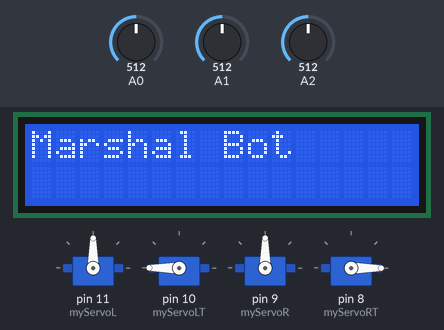
Simulated run of this sketch. Board: Arduino Uno, built with avr-gcc and run on an emulated ATmega328P. Parts: 16×2 character LCD, 4 × servo. The inputs (shaded band) are chosen by the test bench; at power-on: A0 = 512, A2 = 512, A1 = 512. What the sketch prints to the serial monitor is not drawn.

Above: at 0.1 s.
At 1.2 s:
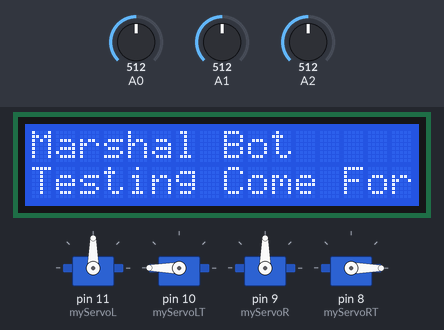
2.3 s: A0 set to 283
4.2 s: A0 set to 254
At 5.0 s:
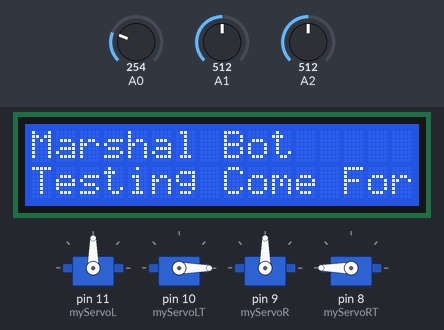
7.3 s: A2 set to 73
8.8 s: A2 set to 59
Timing chart, 0 to 11.8 s (numbered marks = the images above; inputs shaded):
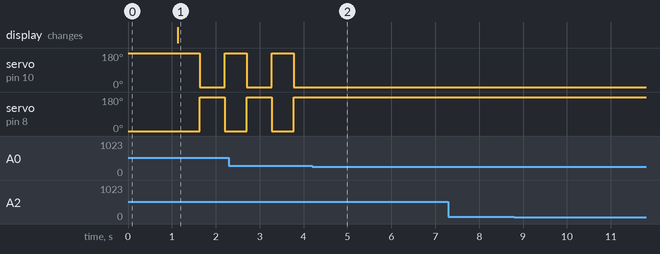

The sketch:

Marshal_Best.ino
```cpp
#include <Servo.h>
#include <LiquidCrystal.h>

LiquidCrystal lcd(13,12,5,4,3,2);
Servo myServoL,myServoLT,myServoR,myServoRT; // Servo 1

int pos1 = 0, pos2 = 0, pos3 = 0, pos4 =0;              // Servo motor positions.
float distValL, distValR, distValC;                     // Read values of distance sensors.
int SensorPin = 0;                                      // Analog Distance Sensor
float sLeft[5],sCenter[5],sRight[5];
float avR,avC,avL;

void setup() {
  lcd.begin(16,2);
  lcd.print("Marshal Bot");                        // LCD Line 1 Name
  myServoL.attach(11);                             //
  myServoLT.attach(10);                            //
  myServoR.attach(9);                              //
  myServoRT.attach(8);                             //
  lcd.setCursor(0,1);
  Serial.begin(9600);
  pinMode(LED_BUILTIN, OUTPUT);
  MOTION(90,90,90,90); //90 bottom:180 left top:0 right top: is straight.
  MOTION(90,180,90,0);
  delay(1000);
}

void loop() {
  for (int x=0; x<5; x++){
  distValL = convertCM(analogRead(A0));
  sLeft[x] = distValL;
  distValC = convertCM(analogRead(A1));
  sCenter[x] = distValC;
  distValR = convertCM(analogRead(A2));
  sRight[x] = distValR;
  delay (10);
  }
  avL = sum(sLeft);
  avC = sum(sCenter);
  avR = sum(sRight);
  Serial.print("Sum Left:");
  Serial.println(avL);
  Serial.print("Sum Center:");
  Serial.println(avC);
  Serial.print("Sum Right:");
  Serial.println(avR);
  delay(10);

 /* for (int x=0; x<10; x++){
  distValC = convertCM(analogRead(A1));
  sCenter[x] = distValC;
  delay (100);
  }
  avC = sum(sCenter);
  Serial.print("Sum Center:");
  Serial.println(avC);
  delay(50);

  for (int x=0; x<10; x++){
  distValR = convertCM(analogRead(A2));
  sRight[x] = distValR;
  delay(100);
  }
  avR = sum(sRight);
  Serial.print("Sum Right:");
  Serial.println(avR);
  delay(50);*/

  if (avL>= 7 &&avL<= 20 &&avC>= 7 &&avC<= 20 &&avR>= 7 &&avR<= 20){
  LCD("Testing Come Forward");
  MOTION(90,180,90,0);
  delay(500);
  MOTION(90,0,90,180);
  delay(500);
  }

  /*if (avL>= 7 &&avL<= 20 &&avC>= 7 &&avC<= 20 &&avR>= 7 &&avR<= 20)
  MOTION(80,45,80,180);
  delay(500);
  MOTION(100,180,100,180);
  delay(500);

  LCD("Testing Come Forward");
  MOTION(180,0,0,180);
  delay(500);
  MOTION(180,135,0,45);
  delay(500);

  LCD("Testing Turn Left");
  MOTION(80,0,80,0);
  delay(500);
  MOTION(100,0,100,135);
  delay(500);*/

}

// Conversion from distance sensor to CM
float convertCM(float readValue){
  return 12343.85*pow(readValue,-1.15);
}
// 4 Servo Motor motion control
void MOTION(int L,int LT, int R, int RT){
  myServoL.write(L);
  myServoLT.write(LT);
  myServoR.write(R);
  myServoRT.write(RT);
}
// LCD Display
void LCD(String S) {
  lcd.setCursor(0,1);
  lcd.print(S);
}
// Median
void swap(float *p,float *q) {
   float t;

   t=*p;
   *p=*q;
   *q=t;
}

/*void sort(float a[],int n) {
   int i,j, temp;

   for(i=0;i<n-1;i++) {
      for(j=0;j<n-i-1;j++) {
         if(a[j]>a[j+1])
            swap(&a[j],&a[j+1]);
      }
   }
}
// Mode
float mode(float a[],int n) {
   float maxValue = 0;
   int maxCount = 0, i, j;

   for (i = 0; i < n; ++i) {
      float count = 0;

      for (j = 0; j < n; ++j) {
         if (a[i]+2.5>=a[j]&& a[i]-2.5 <= a[j])
         ++count;
      }

      if (count > maxCount) {
         maxCount = count;
         maxValue = a[i];
      }
   }

   return maxValue;
}*/
float sum(float a[]) {
      float sum = 0;
    for (int x=0; x<5; x++){
    sum+=a[x];
    }
  return (sum/5);
}
```

Measured:
- the behaviour switches between 267 and 266 on A0 (found by bisection; images 1 and 2)
- after the input at 4.2 s, servo on pin 10 (myServoLT): stops changing and stays 0°; servo on pin 8 (myServoRT): stops changing and stays 180°
- after the input at 7.3 s, every drawn part: stays the same
- after the input at 8.8 s, every drawn part: stays the same
